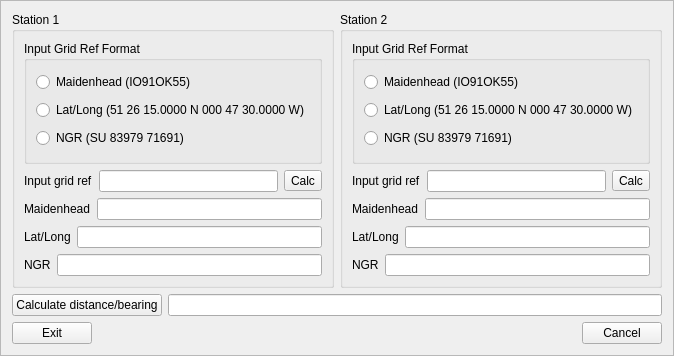
<?xml version="1.0" encoding="UTF-8"?>
<ui version="4.0">
 <class>LocCalcFrame</class>
 <widget class="QFrame" name="LocCalcFrame">
  <property name="geometry">
   <rect>
    <x>0</x>
    <y>0</y>
    <width>632</width>
    <height>356</height>
   </rect>
  </property>
  <property name="windowTitle">
   <string/>
  </property>
  <property name="frameShape">
   <enum>QFrame::StyledPanel</enum>
  </property>
  <property name="frameShadow">
   <enum>QFrame::Raised</enum>
  </property>
  <layout class="QVBoxLayout" name="verticalLayout_5">
   <item>
    <layout class="QHBoxLayout" name="horizontalLayout_11">
     <item>
      <widget class="QGroupBox" name="groupBox">
       <property name="title">
        <string>Station 1</string>
       </property>
       <layout class="QVBoxLayout" name="verticalLayout_2">
        <item>
         <widget class="QGroupBox" name="groupBox_3">
          <property name="title">
           <string>Input Grid Ref Format</string>
          </property>
          <layout class="QVBoxLayout" name="verticalLayout">
           <item>
            <widget class="QRadioButton" name="S1LocRb">
             <property name="text">
              <string>Maidenhead (IO91OK55)</string>
             </property>
             <attribute name="buttonGroup">
              <string notr="true">refformat1</string>
             </attribute>
            </widget>
           </item>
           <item>
            <widget class="QRadioButton" name="S1LatLongRb">
             <property name="text">
              <string>Lat/Long (51 26 15.0000 N 000 47 30.0000 W)</string>
             </property>
             <attribute name="buttonGroup">
              <string notr="true">refformat1</string>
             </attribute>
            </widget>
           </item>
           <item>
            <widget class="QRadioButton" name="S1NGRRb">
             <property name="text">
              <string>NGR (SU 83979 71691)</string>
             </property>
             <attribute name="buttonGroup">
              <string notr="true">refformat1</string>
             </attribute>
            </widget>
           </item>
          </layout>
         </widget>
        </item>
        <item>
         <layout class="QHBoxLayout" name="horizontalLayout_9">
          <item>
           <widget class="QLabel" name="label_7">
            <property name="text">
             <string>Input grid ref</string>
            </property>
           </widget>
          </item>
          <item>
           <widget class="QLineEdit" name="S1Grid">
            <property name="clearButtonEnabled">
             <bool>true</bool>
            </property>
           </widget>
          </item>
          <item>
           <widget class="QToolButton" name="S1Calc">
            <property name="text">
             <string>Calc</string>
            </property>
           </widget>
          </item>
         </layout>
        </item>
        <item>
         <layout class="QHBoxLayout" name="horizontalLayout">
          <item>
           <widget class="QLabel" name="label">
            <property name="text">
             <string>Maidenhead</string>
            </property>
           </widget>
          </item>
          <item>
           <widget class="QLineEdit" name="S1Loc">
            <property name="focusPolicy">
             <enum>Qt::NoFocus</enum>
            </property>
            <property name="readOnly">
             <bool>true</bool>
            </property>
           </widget>
          </item>
         </layout>
        </item>
        <item>
         <layout class="QHBoxLayout" name="horizontalLayout_2">
          <item>
           <widget class="QLabel" name="label_2">
            <property name="text">
             <string>Lat/Long</string>
            </property>
           </widget>
          </item>
          <item>
           <widget class="QLineEdit" name="S1LatLong">
            <property name="focusPolicy">
             <enum>Qt::NoFocus</enum>
            </property>
            <property name="readOnly">
             <bool>true</bool>
            </property>
           </widget>
          </item>
         </layout>
        </item>
        <item>
         <layout class="QHBoxLayout" name="horizontalLayout_3">
          <item>
           <widget class="QLabel" name="label_3">
            <property name="text">
             <string>NGR</string>
            </property>
           </widget>
          </item>
          <item>
           <widget class="QLineEdit" name="S1NGR">
            <property name="focusPolicy">
             <enum>Qt::NoFocus</enum>
            </property>
            <property name="readOnly">
             <bool>true</bool>
            </property>
           </widget>
          </item>
         </layout>
        </item>
       </layout>
      </widget>
     </item>
     <item>
      <widget class="QGroupBox" name="groupBox_2">
       <property name="title">
        <string>Station 2</string>
       </property>
       <layout class="QVBoxLayout" name="verticalLayout_4">
        <item>
         <widget class="QGroupBox" name="groupBox_4">
          <property name="title">
           <string>Input Grid Ref Format</string>
          </property>
          <layout class="QVBoxLayout" name="verticalLayout_3">
           <item>
            <widget class="QRadioButton" name="S2LocRb">
             <property name="text">
              <string>Maidenhead (IO91OK55)</string>
             </property>
             <attribute name="buttonGroup">
              <string notr="true">refformat2</string>
             </attribute>
            </widget>
           </item>
           <item>
            <widget class="QRadioButton" name="S2LatLongRb">
             <property name="text">
              <string>Lat/Long (51 26 15.0000 N 000 47 30.0000 W)</string>
             </property>
             <attribute name="buttonGroup">
              <string notr="true">refformat2</string>
             </attribute>
            </widget>
           </item>
           <item>
            <widget class="QRadioButton" name="S2NGRRb">
             <property name="text">
              <string>NGR (SU 83979 71691)</string>
             </property>
             <attribute name="buttonGroup">
              <string notr="true">refformat2</string>
             </attribute>
            </widget>
           </item>
          </layout>
         </widget>
        </item>
        <item>
         <layout class="QHBoxLayout" name="horizontalLayout_10">
          <item>
           <widget class="QLabel" name="label_8">
            <property name="text">
             <string>Input grid ref</string>
            </property>
           </widget>
          </item>
          <item>
           <widget class="QLineEdit" name="S2Grid">
            <property name="clearButtonEnabled">
             <bool>true</bool>
            </property>
           </widget>
          </item>
          <item>
           <widget class="QToolButton" name="S2Calc">
            <property name="text">
             <string>Calc</string>
            </property>
           </widget>
          </item>
         </layout>
        </item>
        <item>
         <layout class="QHBoxLayout" name="horizontalLayout_4">
          <item>
           <widget class="QLabel" name="label_4">
            <property name="text">
             <string>Maidenhead</string>
            </property>
           </widget>
          </item>
          <item>
           <widget class="QLineEdit" name="S2Loc">
            <property name="focusPolicy">
             <enum>Qt::NoFocus</enum>
            </property>
            <property name="readOnly">
             <bool>true</bool>
            </property>
           </widget>
          </item>
         </layout>
        </item>
        <item>
         <layout class="QHBoxLayout" name="horizontalLayout_5">
          <item>
           <widget class="QLabel" name="label_5">
            <property name="text">
             <string>Lat/Long</string>
            </property>
           </widget>
          </item>
          <item>
           <widget class="QLineEdit" name="S2LatLong">
            <property name="focusPolicy">
             <enum>Qt::NoFocus</enum>
            </property>
            <property name="readOnly">
             <bool>true</bool>
            </property>
           </widget>
          </item>
         </layout>
        </item>
        <item>
         <layout class="QHBoxLayout" name="horizontalLayout_6">
          <item>
           <widget class="QLabel" name="label_6">
            <property name="text">
             <string>NGR</string>
            </property>
           </widget>
          </item>
          <item>
           <widget class="QLineEdit" name="S2NGR">
            <property name="focusPolicy">
             <enum>Qt::NoFocus</enum>
            </property>
            <property name="readOnly">
             <bool>true</bool>
            </property>
           </widget>
          </item>
         </layout>
        </item>
       </layout>
      </widget>
     </item>
    </layout>
   </item>
   <item>
    <layout class="QHBoxLayout" name="horizontalLayout_7">
     <item>
      <widget class="QPushButton" name="CalcButton">
       <property name="text">
        <string>Calculate distance/bearing</string>
       </property>
      </widget>
     </item>
     <item>
      <widget class="QLineEdit" name="Distance">
       <property name="readOnly">
        <bool>true</bool>
       </property>
      </widget>
     </item>
    </layout>
   </item>
   <item>
    <layout class="QHBoxLayout" name="horizontalLayout_8">
     <item>
      <widget class="QPushButton" name="ExitButton">
       <property name="text">
        <string>Exit</string>
       </property>
      </widget>
     </item>
     <item>
      <spacer name="horizontalSpacer">
       <property name="orientation">
        <enum>Qt::Horizontal</enum>
       </property>
       <property name="sizeHint" stdset="0">
        <size>
         <width>40</width>
         <height>20</height>
        </size>
       </property>
      </spacer>
     </item>
     <item>
      <widget class="QPushButton" name="CancelButton">
       <property name="text">
        <string>Cancel</string>
       </property>
      </widget>
     </item>
    </layout>
   </item>
  </layout>
 </widget>
 <resources/>
 <connections/>
 <buttongroups>
  <buttongroup name="refformat1"/>
  <buttongroup name="refformat2"/>
 </buttongroups>
</ui>
